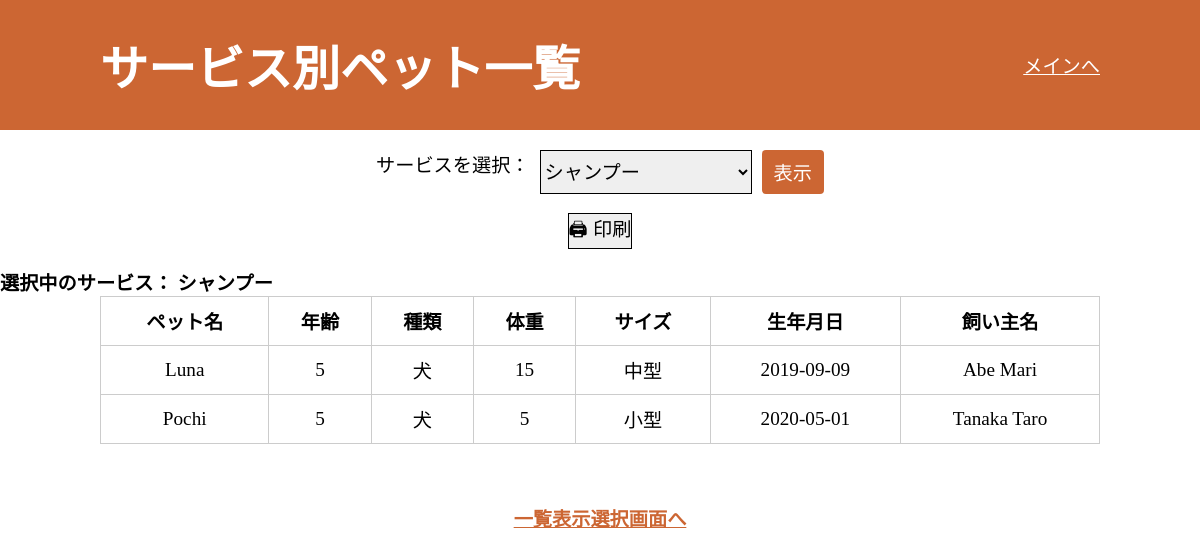
The app's page /pet_service_list.php?service_id=1 with its own data.
### tables this page shows
CREATE TABLE services (
    service_id INT AUTO_INCREMENT PRIMARY KEY,
    service_name VARCHAR(100) NOT NULL,
    service_price INT(11) NOT NULL,
    pet_type VARCHAR(100) NOT NULL,
    pet_size VARCHAR(100) NOT NULL
);

CREATE TABLE pets (
    pet_id INT AUTO_INCREMENT PRIMARY KEY,
    customer_id INT NOT NULL,
    pet_name VARCHAR(50) NOT NULL,
    pet_weight INT NOT NULL,
    pet_type VARCHAR(50) NOT NULL,
    pet_size VARCHAR(50) NOT NULL,
    pet_DOB DATE NOT NULL,
    FOREIGN KEY (customer_id) REFERENCES customers(customer_id) ON DELETE CASCADE
);

CREATE TABLE customers (
    customer_id INT AUTO_INCREMENT PRIMARY KEY,
    customer_name VARCHAR(100) NOT NULL,
    customer_mail VARCHAR(100) UNIQUE,
    customer_number VARCHAR(15) UNIQUE,
    customer_zipcode INT(7) NOT NULL,
    address VARCHAR(255) NOT NULL
);

### includes/functions.php (called while the page is built, shortened)
<?php
function xss($data) {
    return htmlspecialchars(trim($data), ENT_QUOTES, 'UTF-8');
}
?>

### public/pet_service_list.php (the view, shortened to what this page needs)
<?php
require_once '../config/config.php';
require_once __DIR__ . '/../includes/functions.php';
$services = [];
try {
    $stmt = $pdo->query("SELECT service_id, service_name FROM services ORDER BY service_name");
    $services = $stmt->fetchAll();
} catch (PDOException $e) {
    echo "<p>サービス一覧取得エラー: " . xss($e->getMessage()) . "</p>";
}
$selected_service_id = $_GET['service_id'] ?? '';
?>
<!DOCTYPE html>
<html lang="ja">
<head>
    <link rel="stylesheet" href=" assets/css/style.css">
</head>
<body>
<div>
    <header>
        <div style="display:flex; justify-content:space-between; align-items:center;">
            <h1>サービス別ペット一覧</h1>
            <nav>
                <ul>
                    <li><a href="main.php" class="no-print">メインへ</a></li>
                </ul>
            </nav>
        </div>
    </header>
<main>
    <form method="get" action="" class="history_search_wrap" style="margin-bottom: 1em;">
        <label for="service">サービスを選択：</label>
        <select name="service_id" id="service" required>
            <?php foreach ($services as $service): ?>
                <option value="<?= xss($service['service_id']) ?>"
                    <?= $service['service_id'] == $selected_service_id ? 'selected' : '' ?>>
                    <?= xss($service['service_name']) ?>
                </option>
            <?php endforeach; ?>
        </select>
        <button type="submit" class="history_search_btn">表示</button>
    </form>
            <div style="display: flex; justify-content: center; flex-direction: row; align-items: center;">
                <?php if ($selected_service_id !== ''): ?>
                    <button onclick="window.print()" class="no-print" style="margin-bottom: 1em;">🖨 印刷</button>
            </div>
        <div id="print-area">
            <h2>選択中のサービス：
                <?php
                foreach ($services as $s) {
                    if ($s['service_id'] == $selected_service_id) {
                        echo xss($s['service_name']);
                        break;
                    }
                }
                ?>
            </h2>
            <?php
            try {
                $sql = "
                    SELECT DISTINCT
                        p.pet_id,
                        p.pet_name,
                        p.pet_type,
                        p.pet_weight,
                        p.pet_size,
                        p.pet_DOB,
                        c.customer_name
                    FROM pets p
                    INNER JOIN customers c ON p.customer_id = c.customer_id
                    INNER JOIN service_history sh ON p.pet_id = sh.pet_id
                    WHERE sh.service_id = :service_id
                    ORDER BY p.pet_name
                ";
                $stmt = $pdo->prepare($sql);
                $stmt->execute([':service_id' => $selected_service_id]);
                $pets = $stmt->fetchAll();
                if (empty($pets)) {
                    echo "<p>このサービスを利用したペットはいません。</p>";
                } else {
                    echo "<table class='history_table'>";
                    echo "<thead >";
                    echo "<tr>
                        <th class='h1'>ペット名</th>
                        <th class='h2'>年齢</th>
                        <th class='h3'>種類</th>
                        <th class='h3'>体重</th>
                        <th class='h3'>サイズ</th>
                        <th class='h4'>生年月日</th>
                        <th class='h2'>飼い主名</th>
                    </tr></thead><tbody>";
                    foreach ($pets as $pet) {
                        echo "<tr>";
                        echo "<td class='h1'>" . xss($pet['pet_name']) . "</td>";
                        $dob = new DateTime($pet['pet_DOB']);
                        $today = new DateTime();
                        $age = $today->diff($dob)->y;
                        echo "<td class='h2'>" . $age . "</td>";
                        echo "<td class='h3'>" . xss($pet['pet_type']) . "</td>";
                        echo "<td class='h3'>" . xss($pet['pet_weight']) . "</td>";
                        echo "<td class='h3'>" . xss($pet['pet_size']) . "</td>";
                        echo "<td class='h4'>" . xss($pet['pet_DOB']) . "</td>";
                        echo "<td class='h2'>" . xss($pet['customer_name']) . "</td>";
                        echo "</tr>";
                    }
                    echo "</tbody></table>";
                }
            } catch (PDOException $e) {
                echo "<p>データ取得エラー: " . xss($e->getMessage()) . "</p>";
            }
            ?>
        </div>
    <?php endif; ?>
</main>
<div class="link no-print" style="margin-top: 1em;">
    <a href="list_select.php">一覧表示選択画面へ</a>
</div>
</div>
</body>
</html>

### public/assets/css/style.css (style rules this page uses)
* { margin: 0; padding: 0; list-style: none; font-size: 100%; border: none; }
*, *::before, *::after { box-sizing: border-box; }
html { font-size: 1.2rem; }
header { width: 100%; height: 30%; padding: 30px 100px; background-color: #CC6633; }
header h1 { font-size: 2.5rem; color: #FFFFFF; }
header nav { text-align: right; }
header li a { color: #FFFFFF; }
main { height: 60%; padding-top: 20px; padding-bottom: 40px; }
input, select { border: 1px solid; }
button { border: 1px solid; }
table, th, td { border: 1px solid; margin: 0 auto; }
.link { text-align: center; margin-top: 20px; }
.link a { color: #CC6633; font-weight: bold; padding: 10px 20px; }
.history_search_wrap { display: flex; justify-content: center; gap: 10px; }
.history_search_btn { padding: 8px 12px; background-color: #CC6633; color: white; border: none; border-radius: 4px; cursor: pointer; }
.history_table { width: 100%; max-width: 1000px; border-collapse: collapse; margin: 0 auto; background-color: white; table-layout: auto; }
.history_table th, .history_table td { padding: 10px; border: 1px solid #ccc; text-align: center; white-space: nowrap; }

### records on screen
services: service_name "シャンプー"
pets: pet_name "Luna", pet_type "犬", pet_weight "15", pet_size "中型", pet_DOB "2019-09-09", customer.customer_name "Abe Mari"
pets: pet_name "Pochi", pet_type "犬", pet_weight "5", pet_size "小型", pet_DOB "2020-05-01", customer.customer_name "Tanaka Taro"

### other values on screen
form field service_id "シャンプー"
